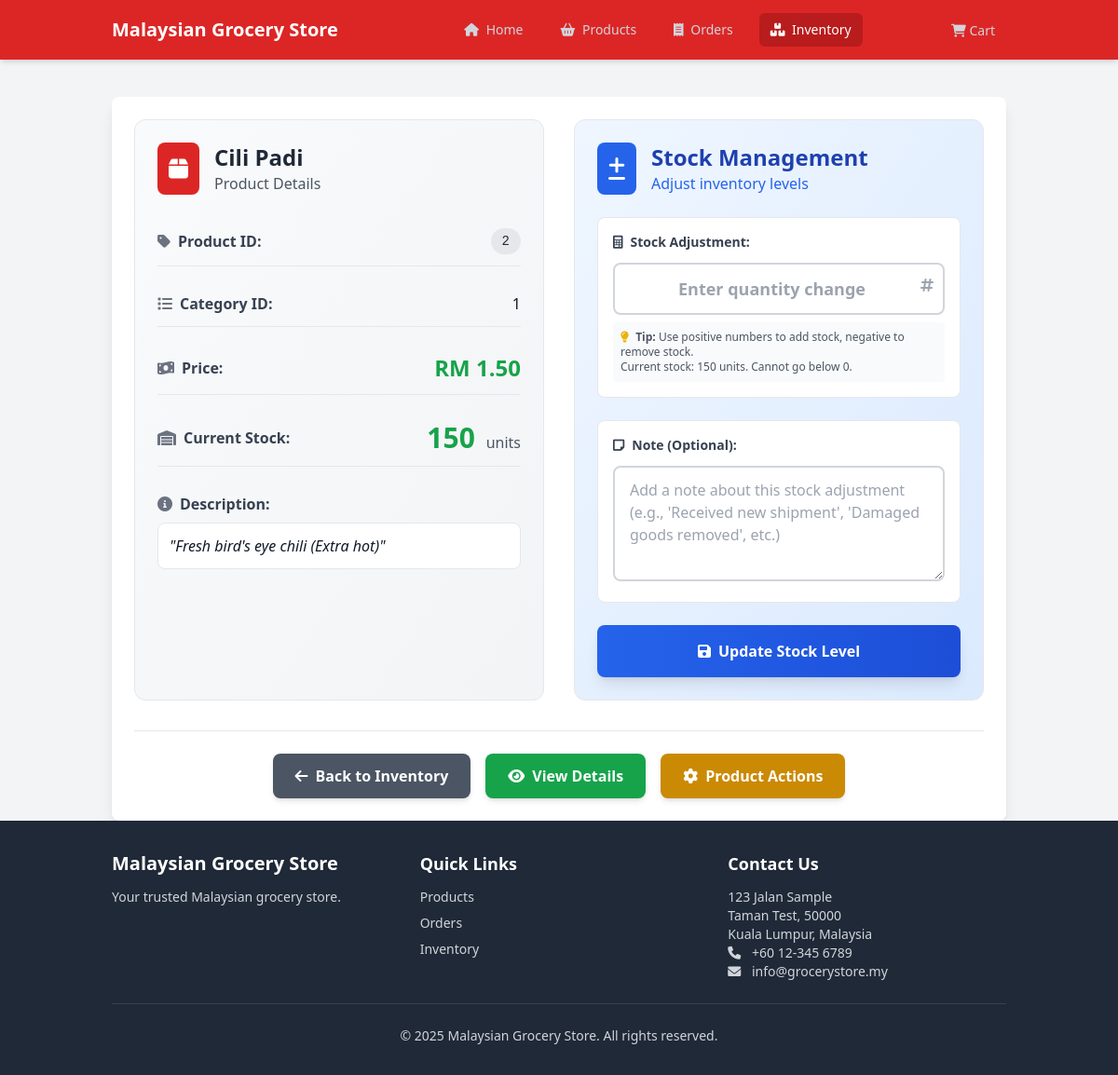
Screenshot of /modules/inventory/index.php?module=inventory&action=edit&id=2 with the database file from the repository.
### tables this page shows
CREATE TABLE products (
    id INTEGER PRIMARY KEY AUTOINCREMENT,
    category_id INTEGER,
    name TEXT NOT NULL,
    description TEXT,
    price DECIMAL(10,2) NOT NULL,
    stock_quantity INTEGER NOT NULL DEFAULT 0,
    image_url TEXT,
    created_at DATETIME DEFAULT CURRENT_TIMESTAMP,
    updated_at DATETIME DEFAULT CURRENT_TIMESTAMP,
    deleted_at DATETIME,
    FOREIGN KEY (category_id) REFERENCES categories(id)
);

### modules/inventory/functions.php (called while the page is built, shortened)
<?php
function getProductById($id) {
    $db = initializeDatabase();
    $stmt = $db->prepare("SELECT * FROM products WHERE id = :id AND deleted_at IS NULL");
    $stmt->bindValue(':id', $id, SQLITE3_INTEGER);
    $result = $stmt->execute();
    return $result->fetchArray(SQLITE3_ASSOC);
}

### modules/inventory/templates/edit.php (the view, shortened to what this page needs)
<?php
require_once __DIR__ . '/../../../includes/functions.php';
require_once __DIR__ . '/../functions.php';
$id = $_GET['id'] ?? null;
$product = getProductById($id);
?>
<div class="max-w-6xl mx-auto mt-6 bg-white p-6 rounded-lg shadow-lg">
    <div class="grid grid-cols-1 lg:grid-cols-2 gap-8">
        <div class="bg-gradient-to-br from-gray-50 to-gray-100 p-6 rounded-xl border">
            <div class="flex items-center mb-6">
                <div class="bg-theme-red text-white p-3 rounded-lg mr-4">
                    <i class="fas fa-box text-2xl"></i>
                </div>
                <div>
                    <h2 class="text-2xl font-bold text-gray-800"><?= htmlspecialchars($product['name']) ?></h2>
                    <p class="text-gray-600">Product Details</p>
                </div>
            </div>
            <div class="space-y-4">
                <div class="flex justify-between items-center py-3 border-b border-gray-200">
                    <span class="font-semibold text-gray-700 flex items-center">
                        <i class="fas fa-tag mr-2 text-gray-500"></i>Product ID:
                    </span>
                    <span class="bg-gray-200 text-gray-800 px-3 py-1 rounded-full text-sm font-mono">
                        <?= htmlspecialchars($product['id']) ?>
                    </span>
                </div>
                <div class="flex justify-between items-center py-3 border-b border-gray-200">
                    <span class="font-semibold text-gray-700 flex items-center">
                        <i class="fas fa-list mr-2 text-gray-500"></i>Category ID:
                    </span>
                    <span class="text-gray-900 font-medium"><?= htmlspecialchars($product['category_id']) ?></span>
                </div>
                <div class="flex justify-between items-center py-3 border-b border-gray-200">
                    <span class="font-semibold text-gray-700 flex items-center">
                        <i class="fas fa-money-bill-wave mr-2 text-gray-500"></i>Price:
                    </span>
                    <span class="text-2xl font-bold text-green-600">RM <?= number_format($product['price'], 2) ?></span>
                </div>
                <div class="flex justify-between items-center py-3 border-b border-gray-200">
                    <span class="font-semibold text-gray-700 flex items-center">
                        <i class="fas fa-warehouse mr-2 text-gray-500"></i>Current Stock:
                    </span>
                    <div class="text-right">
                        <span class="text-3xl font-bold <?= $product['stock_quantity'] > 10 ? 'text-green-600' : ($product['stock_quantity'] > 0 ? 'text-yellow-600' : 'text-red-600') ?>">
                            <?= $product['stock_quantity'] ?>
                        </span>
                        <span class="text-gray-600 ml-1">units</span>
                    </div>
                </div>
                <?php if ($product['description']): ?>
                <div class="py-3">
                    <span class="font-semibold text-gray-700 flex items-center mb-2">
                        <i class="fas fa-info-circle mr-2 text-gray-500"></i>Description:
                    </span>
                    <p class="text-gray-900 bg-white p-3 rounded-lg border italic">
                        "<?= htmlspecialchars($product['description']) ?>"
                    </p>
                </div>
                <?php endif; ?>
            </div>
        </div>
        <div class="bg-gradient-to-br from-blue-50 to-blue-100 p-6 rounded-xl border">
            <div class="flex items-center mb-6">
                <div class="bg-blue-600 text-white p-3 rounded-lg mr-4">
                    <i class="fas fa-plus-minus text-2xl"></i>
                </div>
                <div>
                    <h3 class="text-2xl font-bold text-blue-800">Stock Management</h3>
                    <p class="text-blue-600">Adjust inventory levels</p>
                </div>
            </div>
            <form method="POST" action="index.php?module=inventory&action=update_stock" class="space-y-6">
                <div class="bg-white p-4 rounded-lg border">
                    <label class="block text-sm font-bold text-gray-700 mb-3">
                        <i class="fas fa-calculator mr-2"></i>Stock Adjustment:
                    </label>
                    <div class="relative">
                        <input type="number"
                               name="adjustment"
                               id="adjustment_input"
                               class="w-full border-2 border-gray-300 rounded-lg px-4 py-3 text-lg font-semibold text-center focus:outline-none focus:ring-2 focus:ring-blue-500 focus:border-blue-500 transition-all duration-200"
                               placeholder="Enter quantity change"
                               required
                               min="-<?= $product['stock_quantity'] ?>"
                               onkeyup="updatePreview()">
                        <div class="absolute right-3 top-3 text-gray-400">
                            <i class="fas fa-hashtag"></i>
                        </div>
                    </div>
                    <div class="mt-2 text-xs text-gray-600 bg-gray-50 p-2 rounded">
                        <i class="fas fa-lightbulb mr-1 text-yellow-500"></i>
                        <strong>Tip:</strong> Use positive numbers to add stock, negative to remove stock.
                        <br>Current stock: <?= $product['stock_quantity'] ?> units. Cannot go below 0.
                    </div>
                </div>
                <div class="bg-white p-4 rounded-lg border">
                    <label class="block text-sm font-bold text-gray-700 mb-3">
                        <i class="fas fa-sticky-note mr-2"></i>Note (Optional):
                    </label>
                    <textarea name="notes"
                              class="w-full border-2 border-gray-300 rounded-lg px-4 py-3 focus:outline-none focus:ring-2 focus:ring-blue-500 focus:border-blue-500 transition-all duration-200"
                              rows="4"
                              placeholder="Add a note about this stock adjustment (e.g., 'Received new shipment', 'Damaged goods removed', etc.)"></textarea>
                </div>
                <button type="submit"
                        name="update_stock"
                        class="w-full bg-gradient-to-r from-blue-600 to-blue-700 hover:from-blue-700 hover:to-blue-800 text-white font-bold py-4 px-6 rounded-lg transition-all duration-200 transform hover:scale-105 shadow-lg">
                    <i class="fas fa-save mr-2"></i>Update Stock Level
                </button>
            </form>
        </div>
    </div>
    <div class="mt-8 pt-6 border-t border-gray-200">
        <div class="flex flex-wrap gap-4 justify-center">
            <a href="index.php?module=inventory"
               class="bg-gray-600 hover:bg-gray-700 text-white font-semibold px-6 py-3 rounded-lg transition-all duration-200 transform hover:scale-105 shadow-md flex items-center">
                <i class="fas fa-arrow-left mr-2"></i>Back to Inventory
            </a>
            <a href="index.php?module=inventory&action=view&id=<?= $product['id'] ?>"
               class="bg-green-600 hover:bg-green-700 text-white font-semibold px-6 py-3 rounded-lg transition-all duration-200 transform hover:scale-105 shadow-md flex items-center">
                <i class="fas fa-eye mr-2"></i>View Details
            </a>
            <button onclick="toggleDangerActions()"
                    class="bg-yellow-600 hover:bg-yellow-700 text-white font-semibold px-6 py-3 rounded-lg transition-all duration-200 transform hover:scale-105 shadow-md flex items-center">
                <i class="fas fa-cog mr-2"></i>Product Actions
            </button>
        </div>
    </div>
</div>

### rows the page displays
products: name "Cili Padi", id "2", category "1", price "1.50", stock_quantity "150", description "Fresh bird's eye chili (Extra hot)"

### other values shown
APP_NAME "Malaysian Grocery Store"
